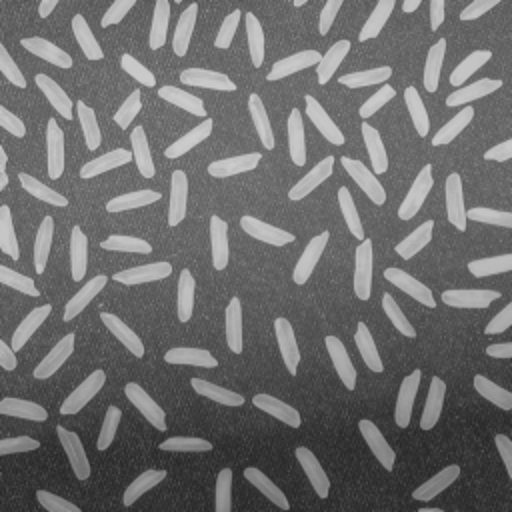
%> input picture clases/Cap01_Introducción/Matlab/rice.png, 512 x 512 px
$ octave TRAT03_MaskScan.m   (GNU Octave 9; MATLAB toolbox functions it lacks are replaced by stand-ins)
%> lines starting %> are read from the running program, lines starting %| are printed output that depends on the picture; in (x1, y1, x2, y2) boxes, pixels count from 0 and x2, y2 are one past the last pixel; in counts of white or black regions, pixels touching at a corner belong together; the program's own positions count from 1
% Example:
%
% This example is a visualization of the filtering process using a mask.
%
% Computer Vision Course
% José Ramón Iglesias (2014)


close all

% input image
x = imread('rice.png');
%> x is the input picture: size 512x512 uint8; min 38, max 207, mean 111.3
x = x(155:190,125:160);
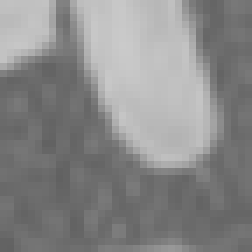
%> x: size 36x36 uint8 (shown 7 times larger); min 97, max 202, mean 136.8
x(8:10,28:30) = 190;
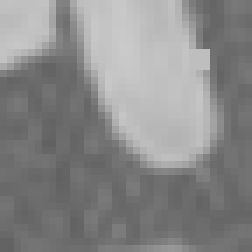
%> x: size 36x36 uint8 (shown 7 times larger); 0.69% of pixels changed, all inside (x1, y1, x2, y2) = (27, 7, 30, 10)
x = double(x);
%> x: size 36x36 double
[N,M] = size(x);
%> N = 36; M = 36
subplot(1,4,1);subimage(x/256);
%> after `subimage(x/256)`:
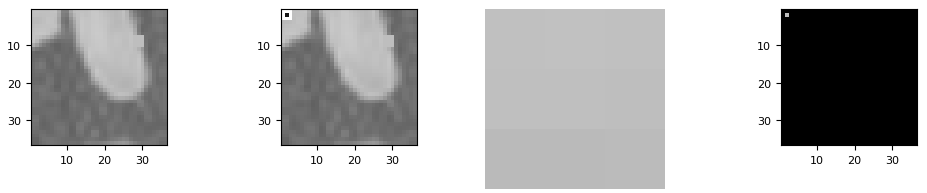
%> figure redrawn from the program's plot data, 4 panels

%mask
p = input('1:average, 2:median, 3:vertical edges, 4:horizontal edges: ');
%> the answer given: 1
m = input('mask size: ');
%> the answer given: 3


switch p
    case 1
        y = ones(m,m)/m^2;
    case 2
        y = ones(m,m);
    case 3
        y = zeros(m,m);
        y(:,1)   = -1;
        y(:,end) = 1;
    case 4
        y = zeros(m,m);
        y(1,:)   = -1;
        y(end,:) = 1;
end


[m1,m2] = size(y);

n1 = (m1-1)/2;
n2 = (m2-1)/2;
r = zeros(N,M);
key = '';
for i=n1+1:N-n1
    for j=n2+1:M-n2
        t = x(-n1+i:n1+i,-n2+j:n2+j).*y(m1:-1:1,m2:-1:1);
        z = x;
        z(-n1+i:n1+i,-n2+j:n2+j) = t;
        z(-n1+i,-n2+j:n2+j) = 256;
        z(n1+i,-n2+j:n2+j)  = 256;
        z(-n1+i:n1+i,-n2+j) = 256;
        z(-n1+i:n1+i,n2+j)  = 256;
        subplot(1,4,2);subimage(z/256);
        subplot(1,4,3);imshow(x(-n1+i:n1+i,-n2+j:n2+j)/256);
        if p==2
            r(i,j) = median(t(:));
        else
            r(i,j) = sum(t(:));
        end
        subplot(1,4,4);subimage(abs(r/256));
        if isempty(key)
%> (the run ends here)

$ run again, with clases/Cap01_Introducción/Matlab/chicago.png copied over clases/Cap01_Introducción/Matlab/rice.png
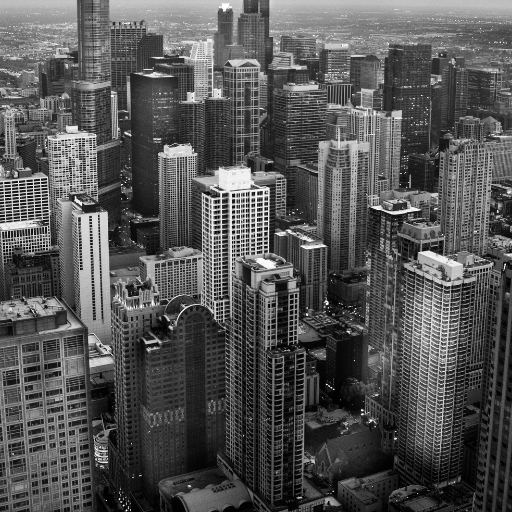
%> input picture clases/Cap01_Introducción/Matlab/chicago.png, 512 x 512 px
%> x is the input picture: size 512x512 uint8; min 0, max 255, mean 84.9
%> `subimage(x/256)`:
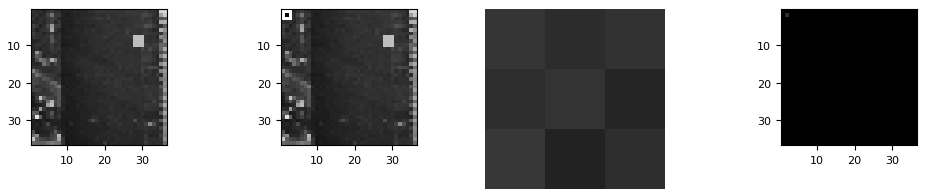
%> figure redrawn from the program's plot data, 4 panels

$ run again, with clases/Cap01_Introducción/Matlab/drops.png copied over clases/Cap01_Introducción/Matlab/rice.png
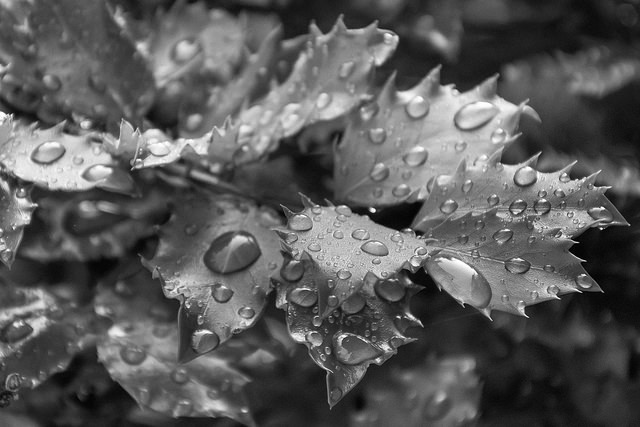
%> input picture clases/Cap01_Introducción/Matlab/drops.png, 640 x 427 px
%> x is the input picture: size 427x640 uint8; min 0, max 255, mean 89.4
%> `subimage(x/256)`:
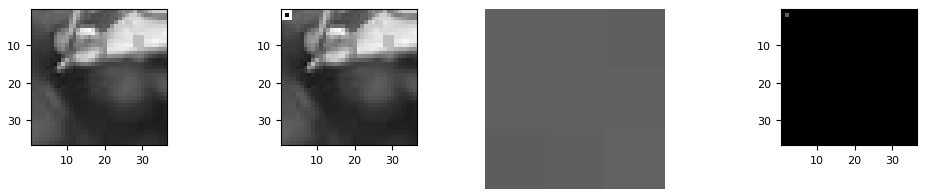
%> figure redrawn from the program's plot data, 4 panels
